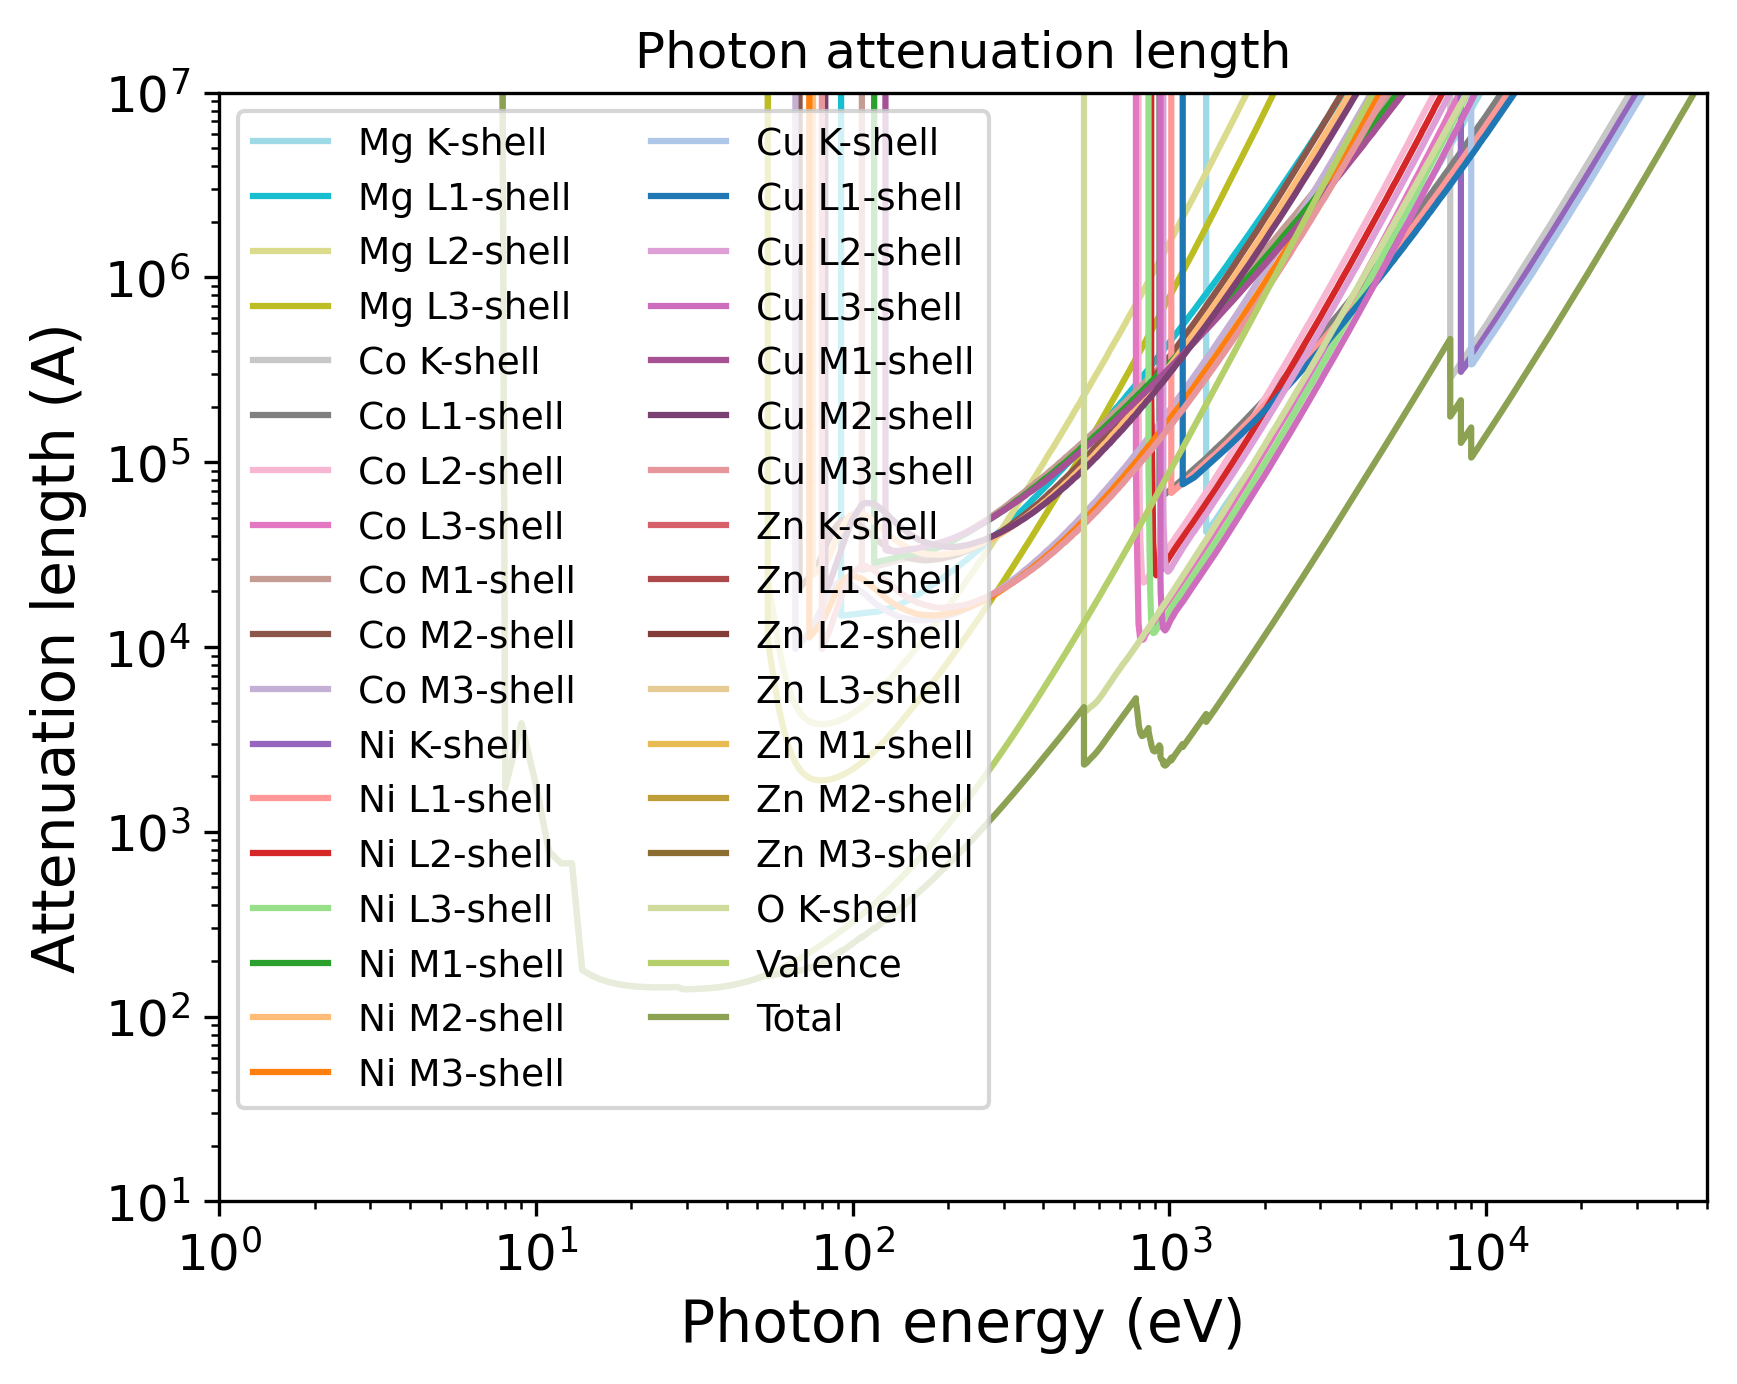

This figure's Python source:
import pandas as pd
import numpy as np
import matplotlib.pyplot as plt
import matplotlib.cm as cm
# Set the format:
plt.xlabel("Photon energy (eV)", fontsize=14)
plt.ylabel("Attenuation length (A)", fontsize=14)
plt.xticks(fontsize=12)
plt.yticks(fontsize=12)
plt.grid(False)
# Set the axes:
# Read the output file:
df = pd.read_csv(r"OUTPUT_MgCoNiCuZnO_Photon_IMFP.dat", sep=r'\s+', header=None, comment="#", skipinitialspace=True)
plt.xscale("log")
plt.yscale("log")
# Prepare the plot:
columns_to_plot = [ 1, 2, 3, 4, 5, 6, 7, 8, 9, 10, 11, 12, 13, 14, 15, 16, 17, 18, 19, 20, 21, 22, 23, 24, 25, 26, 27, 28, 29, 30, 31, 32, 33, 34, 35]
labels = [ "Mg K-shell", "Mg L1-shell", "Mg L2-shell", "Mg L3-shell", "Co K-shell", "Co L1-shell", "Co L2-shell", "Co L3-shell", "Co M1-shell", "Co M2-shell", "Co M3-shell", "Ni K-shell", "Ni L1-shell", "Ni L2-shell", "Ni L3-shell", "Ni M1-shell", "Ni M2-shell", "Ni M3-shell", "Cu K-shell", "Cu L1-shell", "Cu L2-shell", "Cu L3-shell", "Cu M1-shell", "Cu M2-shell", "Cu M3-shell", "Zn K-shell", "Zn L1-shell", "Zn L2-shell", "Zn L3-shell", "Zn M1-shell", "Zn M2-shell", "Zn M3-shell", "O K-shell", "Valence", "Total"]
# Create N distinct colors from a colormap
N = len(columns_to_plot)
colors = np.vstack([plt.cm.tab20(np.linspace(1, 0, 20)), plt.cm.tab20b(np.linspace(1, 0, 20))])
# Set line styles:
linestyles = [ "-", "-", "-", "-", "-", "-", "-", "-", "-", "-", "-", "-", "-", "-", "-", "-", "-", "-", "-", "-", "-", "-", "-", "-", "-", "-", "-", "-", "-", "-", "-", "-", "-", "-", "-"]
for i, col in enumerate(columns_to_plot):
    color = colors[i % len(colors)]
    ls    = linestyles[i % len(linestyles)]
    label = labels[i % len(labels)]
    plt.plot(df.iloc[:, 0], df.iloc[:, col],
    color=color,
    label=label,
    linestyle=ls)
plt.xlim(1.00000000,50000.00000000)
plt.ylim(10.00000000,10000000.00000000)
plt.title("Photon attenuation length")
plt.legend(loc="best", fontsize=9, ncol=2)
# Save the plot in this format:
plt.savefig("OUTPUT_MFP_photon.png", dpi=300, bbox_inches="tight")
